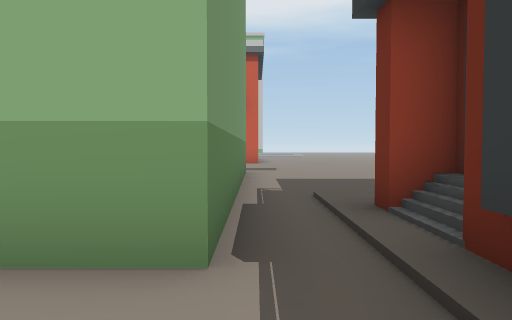
[1] (above)

24 first-person views from a walk through a Unity game level. The camera is 1.4 m above the floor, tilts 2° down and sees 70° across. The floor is counted in squares, 2 m on a side. Each view is taken from the middle of a square. On the plan, view 1 faces up. The plan holds only what a view shows up to about 11 squares ahead; the rest is blank. The place goes on beyond the plan. Some animated figures are not drawn.

[2]
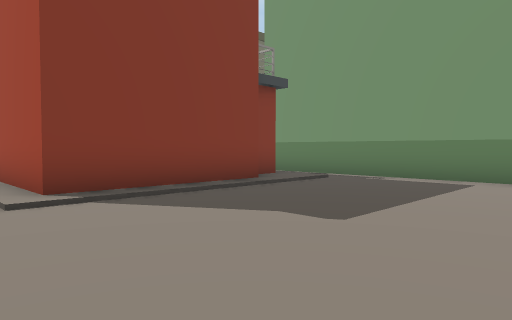

[3]
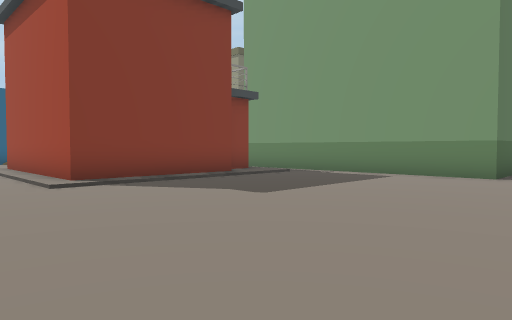

[4]
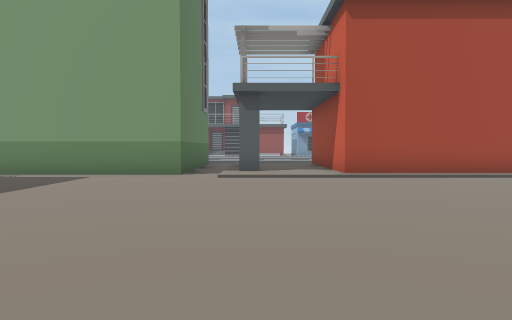

[5]
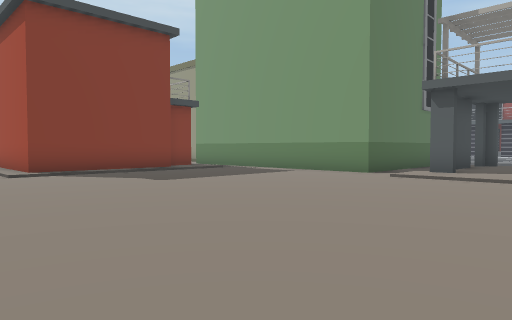

[6]
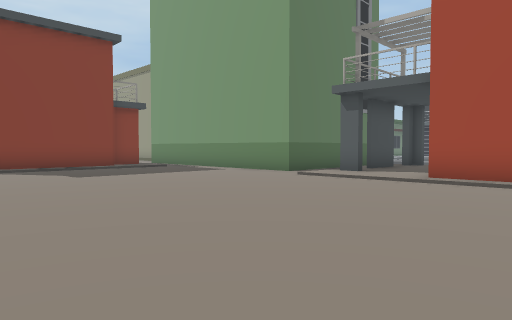

[7]
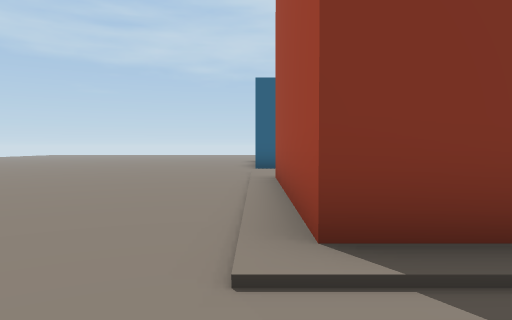

[8]
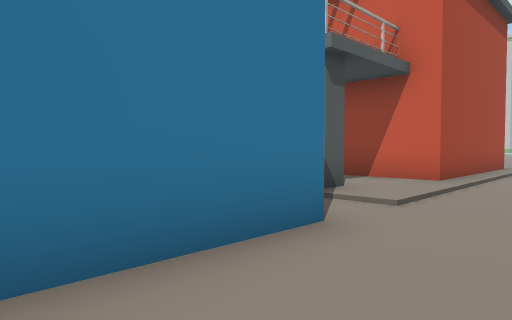

[9]
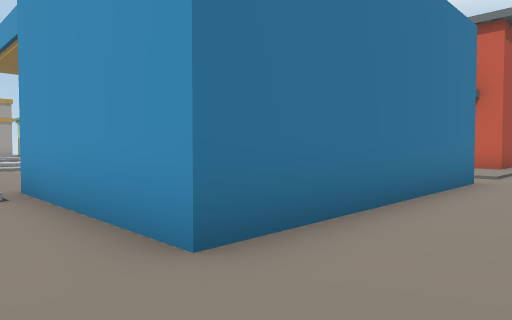

[10]
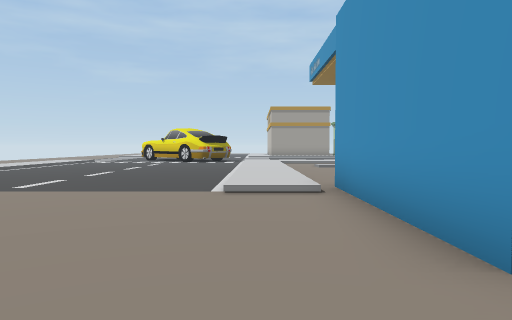

[11]
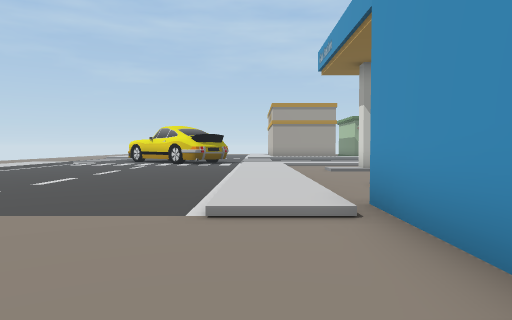

[12]
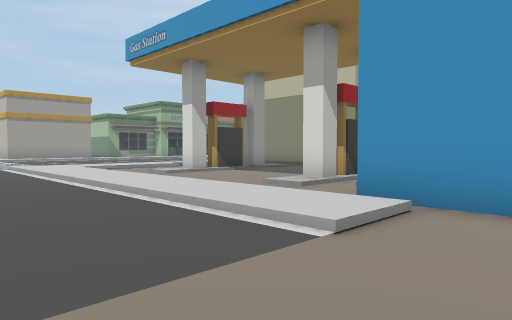

[13]
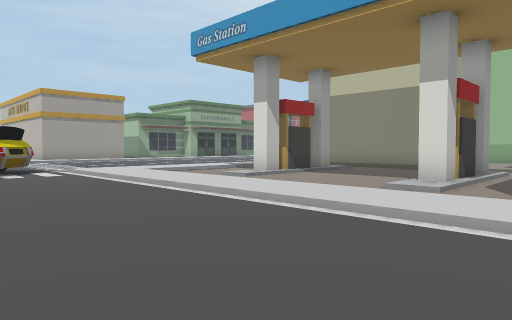

[14]
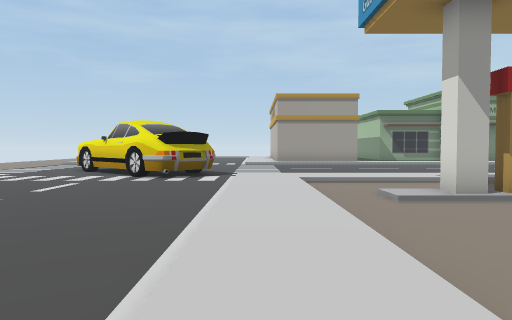

[15]
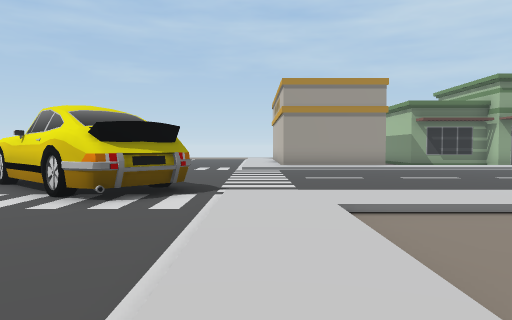

[16]
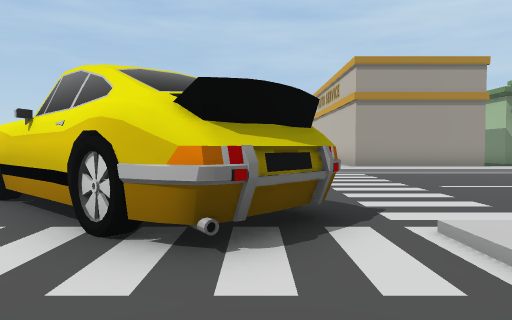

[17]
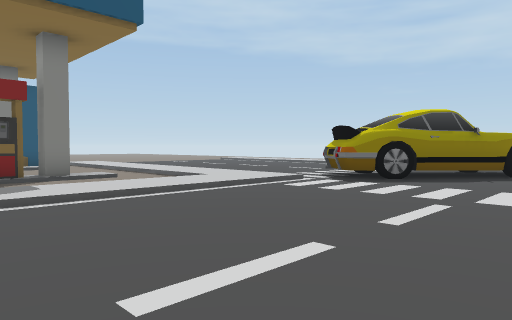

[18]
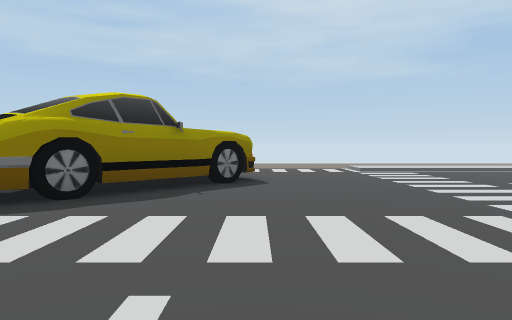

[19]
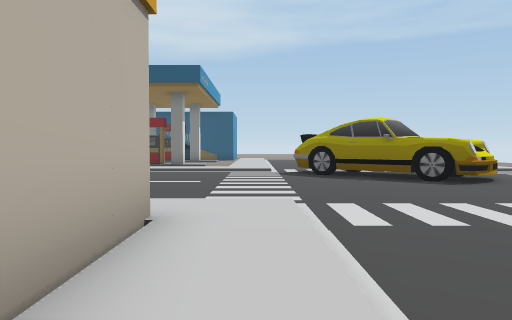

[20]
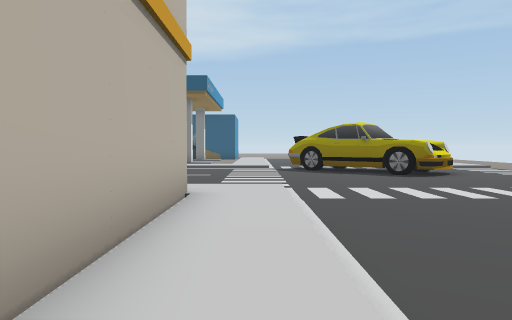

[21]
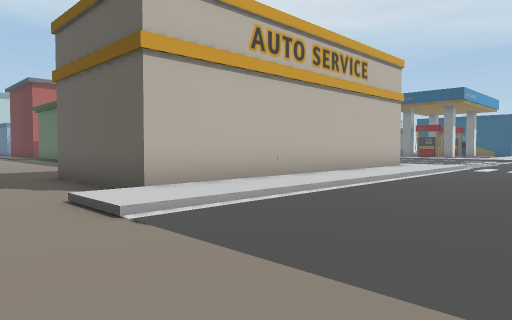

[22]
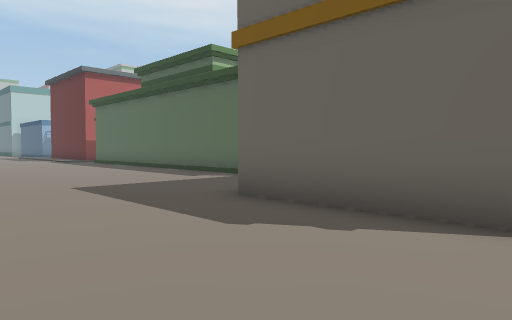

[23]
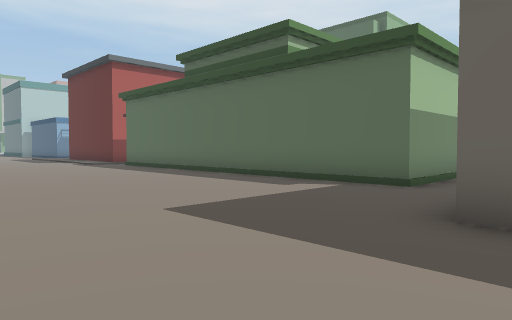

[24]
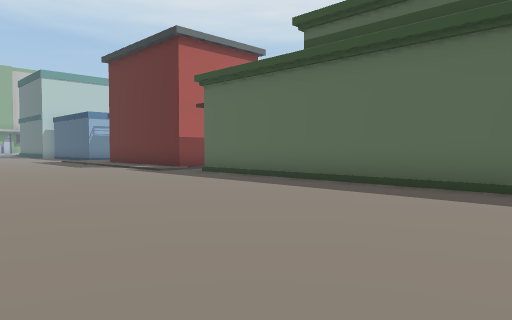

### Floor plan
Key: @ floor where view 1 was taken; # wall or solid block; x gap in a wall; . main floor; : floor 0.25 m higher than the main floor; / step, stairs or slope; B building; O other object.
Columns run from 29 left of view 1 to 9 right of it. Each row starts with its distance up from view 1.
 17                              #..  .. .
 16                              #.......
 15                            ###.........
 14                            :::........
 13                          :::::.........
 12                          :#:#:.........
 11                            ///........
 10                            BB..........
  9                             B..........
  8   ..                        B.........
  7   ...                       B.........
  6   ....                      B.........
  5   .....                     B.///////..
  4  ......B                    B./#####/..
  3  ......B                    B./#   #/..
  2  ......B                    B./#   #/..
  1  ......B                    ../    #/..
  0  ......B                     @   ###/..
 -1 .......B                          ::/..
 -2 .......B                          ::/..
 -3  ......BBB                         #/..
 -4 .......B                           ....
 -5  ......B                            #..
 -6 .......BBB      ..         ..       #..
 -7 .........       ....      ...#/     #.
 -8  ...B        :/ ...../:..#...x/     #..
 -9 ....B        :/....../:..#...#/.    #.
-10 ....B        :/....../:..:...//.    #..
-11  ...B        :/....../:../...//.#####..
-12 . ./BBBBBBBBB:/....../://////////.....
-13   .:::::::::::/....../:::::::::::......
-14  .....................................
-15  ...................O#...............
-16   ........ ........# O.............
-17  . ..       ......O #.............

Where each view was taken, in squares from view 1:
view 1: 0 up, 0 right, facing up
view 2: 10 up, 8 right, facing down-left
view 3: 12 up, 9 right, facing down-left
view 4: 12 up, 9 right, facing left
view 5: 15 up, 9 right, facing down-left
view 6: 17 up, 8 right, facing down-left
view 7: 7 up, 7 right, facing down
view 8: 8 down, 9 right, facing up-left
view 9: 13 down, 9 right, facing up-left
view 10: 13 down, 9 right, facing left
view 11: 13 down, 7 right, facing left
view 12: 16 down, 5 right, facing up-left
view 13: 17 down, 3 right, facing up-left
view 14: 13 down, 2 right, facing left
view 15: 13 down, 2 left, facing left
view 16: 15 down, 5 left, facing left
view 17: 7 down, 13 left, facing down-right
view 18: 10 down, 12 left, facing down
view 19: 13 down, 20 left, facing right
view 20: 13 down, 22 left, facing right
view 21: 17 down, 28 left, facing up-right
view 22: 12 down, 29 left, facing up-right
view 23: 9 down, 29 left, facing up-right
view 24: 4 down, 29 left, facing up-right
